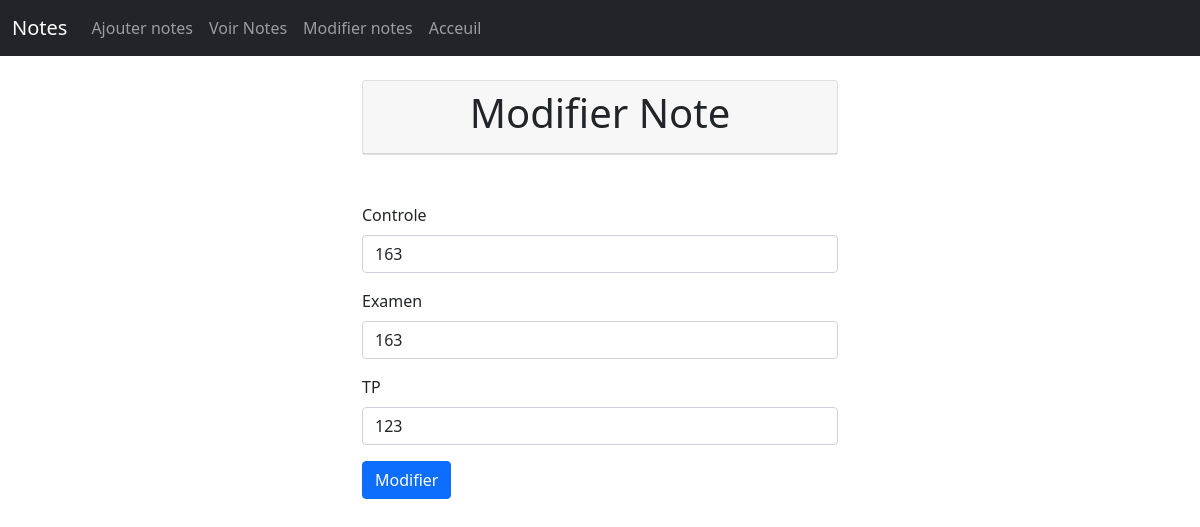
Screenshot of /etudiant/formations/update_note.php?id_note=19 with the database file from the repository.
### tables this page shows
CREATE TABLE `notes` (
  `id_note` int(11) NOT NULL,
  `matricule` varchar(255) NOT NULL,
  `matiere` varchar(255) NOT NULL,
  `controle` int(11) NOT NULL,
  `examen` int(11) NOT NULL,
  `tp` int(11) NOT NULL
);

### etudiant/formations/update_note.php (the view, shortened to what this page needs)
<?php
  require('../../assets/actions/database.php');
  if (isset($_GET['id_note']) and !empty($_GET['id_note'])) {
    $idOfEtudiant = $_GET['id_note'];
    $checkIfuserExist = $bdd->prepare('SELECT * FROM notes WHERE id_note=?');
    $checkIfuserExist->execute(array($idOfEtudiant));
    if ($checkIfuserExist->rowCount() > 0) {
        $userInfo = $checkIfuserExist->fetch();
        $controle = $userInfo['controle'];
        $examen = $userInfo['examen'];
        $tp = $userInfo['tp'];
    }
}
?>
<!DOCTYPE html>
<html lang="en">
<?php include "../../assets/includes/head.php"  ?>
<body>
<nav class="navbar navbar-expand-lg sticky-top navbar-dark bg-dark">
  <div class="container-fluid">
    <a class="navbar-brand" href="#">Notes</a>
    <div class="collapse navbar-collapse" id="navbarSupportedContent">
      <ul class="navbar-nav me-auto mb-2 mb-lg-0">
        <li class="nav-item">
          <a class="nav-link "  href="notes.php">Ajouter notes </a>
        </li>
        <li class="nav-item">
          <a class="nav-link "  href="voir_note.php"> Voir Notes </a>
        </li>
        <li class="nav-item">
          <a class="nav-link "  href="modifier_notes.php"> Modifier notes </a>
        </li>
        <li class="nav-item">
          <a class="nav-link "  href="../../admin/admin.php"> Acceuil </a>
        </li>
      </ul>
    </div>
  </div>
</nav>
<br>
    <?php
          if($tp){
              ?>
                 <form class="container" id="centre" method="POST">
<div class="card text-center ">
      <div class="card-header bg-red">
           <h1>Modifier Note</h1>
      </div>
      </div>
   <br>
<br>
     <div class="mb-3">
        <label for="exampleInputEmail1" class="form-label">Controle</label>
        <input type="text" class="form-control" value="<?=$controle?>" name="controle" id="exampleInputEmail1" aria-describedby="emailHelp">
     </div>
     <div class="mb-3">
        <label for="exampleInputEmail1" class="form-label">Examen</label>
        <input type="text" class="form-control" value="<?=$examen?>" name="examen" id="exampleInputEmail1" aria-describedby="emailHelp">
     </div>
     <div class="mb-3">
        <label for="exampleInputEmail1" class="form-label">TP</label>
        <input type="text" class="form-control" value="<?=$tp?>" name="tp" id="exampleInputEmail1" aria-describedby="emailHelp">
    </div>
   <button type="submit" name="validate" class="btn btn-primary">Modifier</button>
    <br><br>
              <?php
          }
    ?>
</body>
</html>

### etudiant/formations/update_note.php (style rules this page uses)
#centre { margin:auto; width:500px; }

### rows the page displays
notes: controle "163", examen "163", tp "123"
